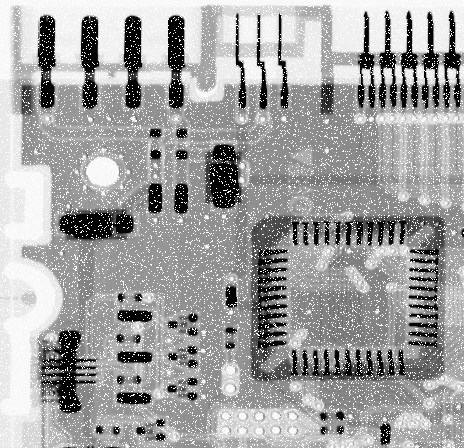
#> input picture AQ2_1.tif, 464 x 448 px
$ python noise.py
#> lines starting #> are read from the running program, lines starting #| are printed output that depends on the picture
import numpy as np
import cv2
from matplotlib import pyplot as plt
img = cv2.imread('AQ2_1.tif')
#> img is the input picture: shape (448, 464, 3); min 0, max 255, mean 161.2
b, g, r = cv2.split(img)  # get b,g,r
rgb_img = cv2.merge([r, g, b])  # switch it to rgb
dst = cv2.fastNlMeansDenoisingColored(img, None, 10, 10, 7, 21)
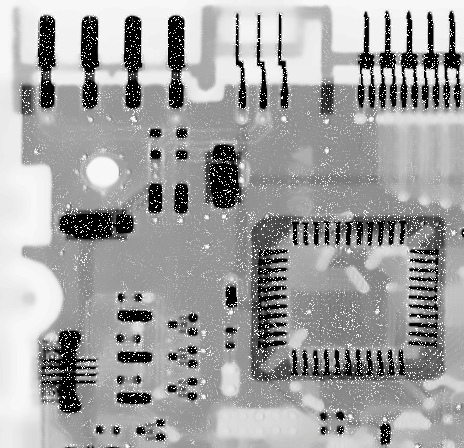
#> dst: shape (448, 464, 3); mean B, G, R 160.2, 160.2, 160.2
b, g, r = cv2.split(dst)  # get b,g,r
rgb_dst = cv2.merge([r, g, b])  # switch it to rgb
plt.subplot(211), plt.imshow(rgb_img)
plt.subplot(212), plt.imshow(rgb_dst)
plt.show()
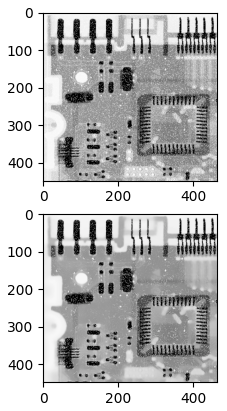
#> figure drawn by matplotlib, 2 panels
